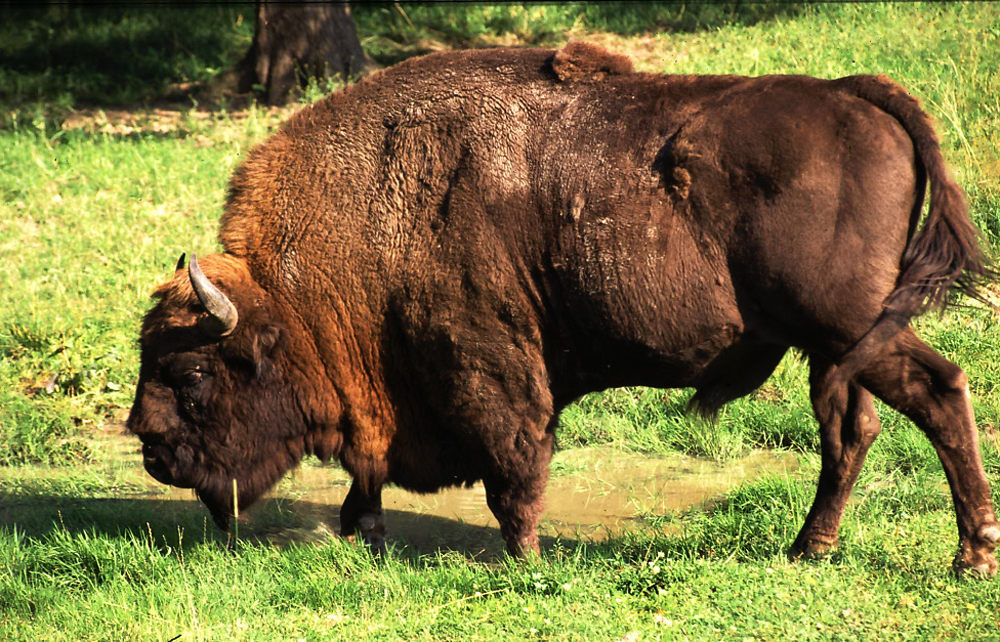
%> input picture Lab2/zubr.jpg, 1000 x 642 px
$ octave dolnoprzepustowy.m   (GNU Octave 9; MATLAB toolbox functions it lacks are replaced by stand-ins)
%> lines starting %> are read from the running program, lines starting %| are printed output that depends on the picture
im = rgb2gray(double(imread('zubr.jpg'))/255);
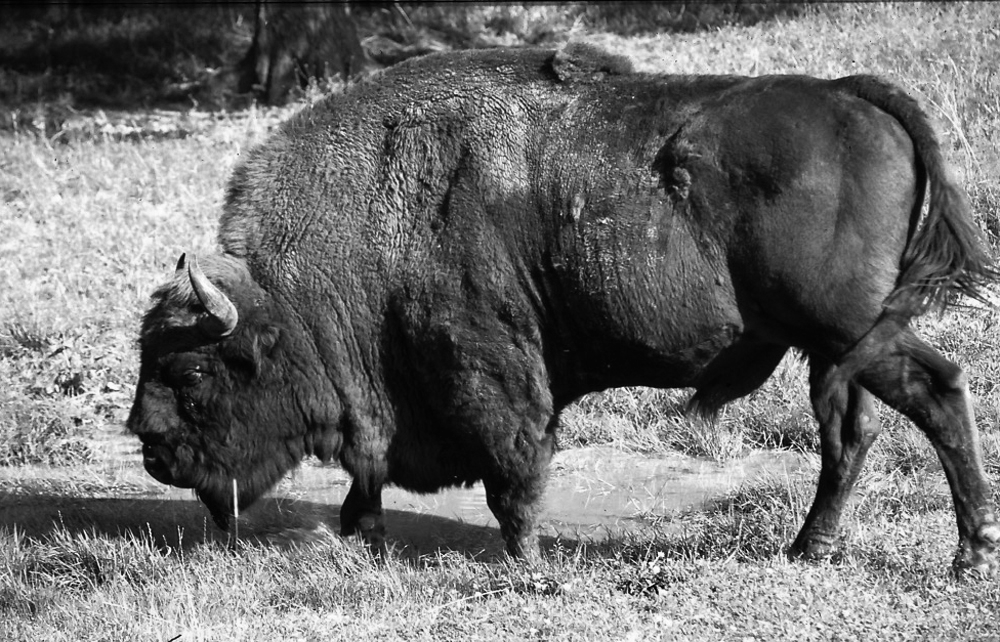
%> im: size 642x1000 double; min 0, max 1, mean 0.438
f = ones(3);
fim = imfilter(im,f);

figure; % tworzy nowe okno
imshow(fim);
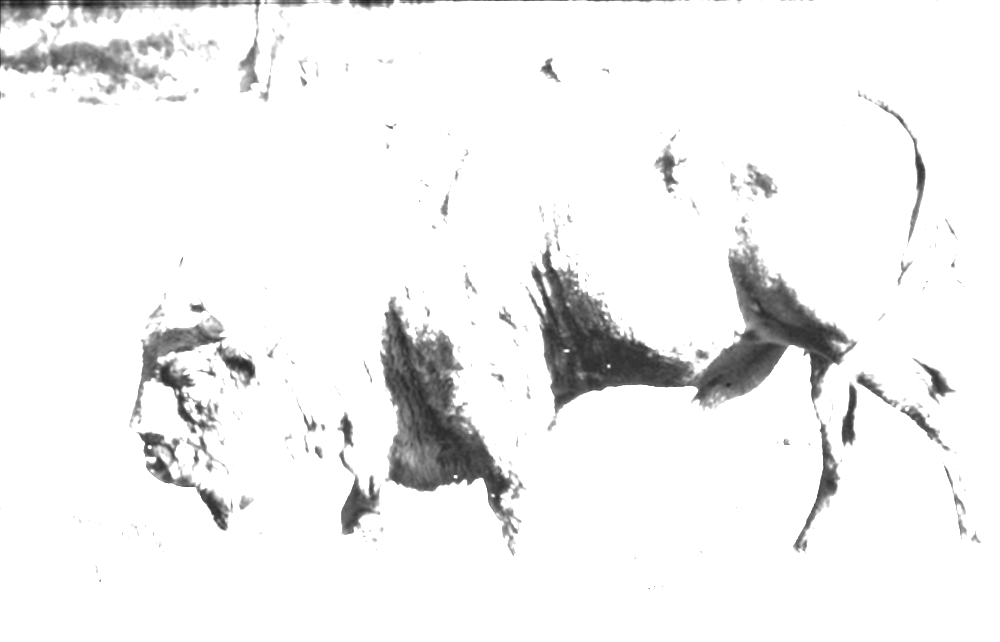
%> displayed picture: size 642x1000, on the screen's scale of 0 to 255; min 26, max 255, mean 241.1
imwrite(fim, 'dolnoprzepustowy.jpg');
